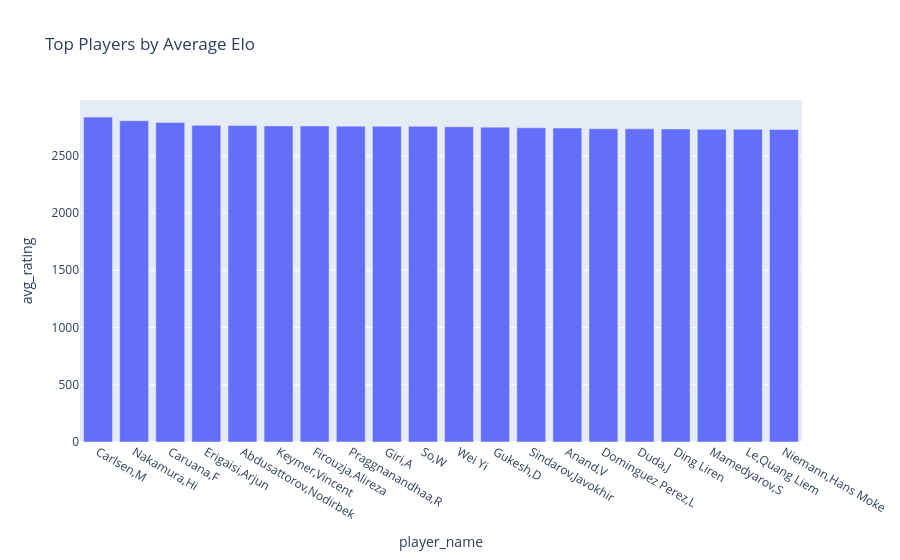

Notebook source saved alongside this figure:
### Code cell
fig = px.bar(
    top_elo.reset_index(),
    x="player_name",
    y="avg_rating",
    title="Top Players by Average Elo"
)

fig.show()

### Figure 1 — Plotly figure (JSON) as saved in the notebook; plotly's stock layout.template omitted (floating-point values rounded to 4 significant figures)
{"data": [{"hovertemplate": "player_name=%{x}<br>avg_rating=%{y}<extra></extra>", "legendgroup": "", "marker": {"color": "#636efa", "pattern": {"shape": ""}}, "name": "", "orientation": "v", "showlegend": false, "textposition": "auto", "type": "bar", "x": ["Carlsen,M", "Nakamura,Hi", "Caruana,F", "Erigaisi,Arjun", "Abdusattorov,Nodirbek", "Keymer,Vincent", "Firouzja,Alireza", "Praggnanandhaa,R", "Giri,A", "So,W", "Wei Yi", "Gukesh,D", "Sindarov,Javokhir", "Anand,V", "Dominguez Perez,L", "Duda,J", "Ding Liren", "Mamedyarov,S", "Le,Quang Liem", "Niemann,Hans Moke"], "xaxis": "x", "y": [2837.0, 2806.0, 2790.0, 2766.0, 2763.0, 2761.0, 2760.0, 2758.0, 2757.0, 2757.0, 2753.0, 2750.0, 2744.0, 2742.0, 2735.0, 2735.0, 2734.0, 2731.0, 2731.0, 2730.0], "yaxis": "y"}], "layout": {"barmode": "relative", "legend": {"tracegroupgap": 0}, "title": {"text": "Top Players by Average Elo"}, "xaxis": {"anchor": "y", "domain": [0, 1], "title": {"text": "player_name"}}, "yaxis": {"anchor": "x", "domain": [0, 1], "title": {"text": "avg_rating"}}}}
